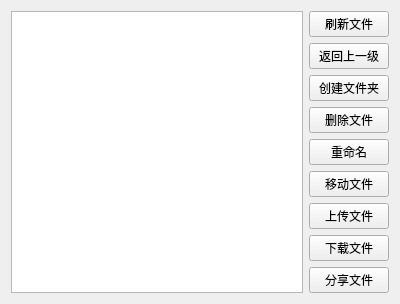
<?xml version="1.0" encoding="UTF-8"?>
<ui version="4.0">
 <class>File</class>
 <widget class="QWidget" name="File">
  <property name="geometry">
   <rect>
    <x>0</x>
    <y>0</y>
    <width>400</width>
    <height>300</height>
   </rect>
  </property>
  <property name="windowTitle">
   <string>Form</string>
  </property>
  <layout class="QHBoxLayout" name="horizontalLayout">
   <item>
    <widget class="QListWidget" name="listWidget"/>
   </item>
   <item>
    <layout class="QVBoxLayout" name="verticalLayout">
     <item>
      <widget class="QPushButton" name="flush_pb">
       <property name="text">
        <string>刷新文件</string>
       </property>
      </widget>
     </item>
     <item>
      <widget class="QPushButton" name="return_PB">
       <property name="text">
        <string>返回上一级</string>
       </property>
      </widget>
     </item>
     <item>
      <widget class="QPushButton" name="mkdir_PB">
       <property name="text">
        <string>创建文件夹</string>
       </property>
      </widget>
     </item>
     <item>
      <widget class="QPushButton" name="del_PB">
       <property name="text">
        <string>删除文件</string>
       </property>
      </widget>
     </item>
     <item>
      <widget class="QPushButton" name="rename_PB">
       <property name="text">
        <string>重命名</string>
       </property>
      </widget>
     </item>
     <item>
      <widget class="QPushButton" name="pushButton_6">
       <property name="text">
        <string>移动文件</string>
       </property>
      </widget>
     </item>
     <item>
      <widget class="QPushButton" name="upload_PB">
       <property name="text">
        <string>上传文件</string>
       </property>
      </widget>
     </item>
     <item>
      <widget class="QPushButton" name="download_PB">
       <property name="text">
        <string>下载文件</string>
       </property>
      </widget>
     </item>
     <item>
      <widget class="QPushButton" name="share_PB">
       <property name="text">
        <string>分享文件</string>
       </property>
      </widget>
     </item>
    </layout>
   </item>
  </layout>
 </widget>
 <resources/>
 <connections/>
</ui>
